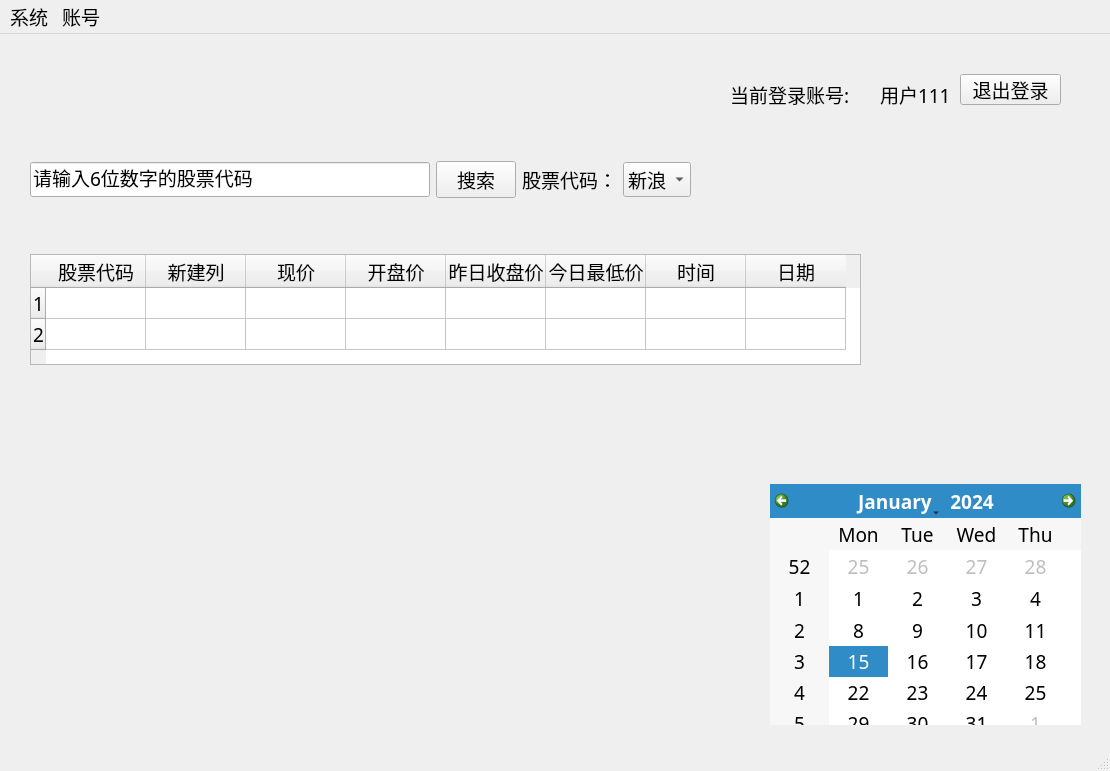
<?xml version="1.0" encoding="UTF-8"?>
<ui version="4.0">
 <class>MainWindow</class>
 <widget class="QMainWindow" name="MainWindow">
  <property name="geometry">
   <rect>
    <x>0</x>
    <y>0</y>
    <width>1110</width>
    <height>771</height>
   </rect>
  </property>
  <property name="font">
   <font>
    <family>华文中宋</family>
    <pointsize>14</pointsize>
   </font>
  </property>
  <property name="windowTitle">
   <string>MainWindow</string>
  </property>
  <widget class="QWidget" name="centralwidget">
   <widget class="QTableWidget" name="tableWidget">
    <property name="geometry">
     <rect>
      <x>30</x>
      <y>220</y>
      <width>831</width>
      <height>111</height>
     </rect>
    </property>
    <property name="font">
     <font>
      <family>华文中宋</family>
     </font>
    </property>
    <row>
     <property name="text">
      <string>1</string>
     </property>
    </row>
    <row>
     <property name="text">
      <string>2</string>
     </property>
    </row>
    <column>
     <property name="text">
      <string>股票代码</string>
     </property>
    </column>
    <column>
     <property name="text">
      <string>新建列</string>
     </property>
    </column>
    <column>
     <property name="text">
      <string>现价</string>
     </property>
    </column>
    <column>
     <property name="text">
      <string>开盘价</string>
     </property>
    </column>
    <column>
     <property name="text">
      <string>昨日收盘价</string>
     </property>
    </column>
    <column>
     <property name="text">
      <string>今日最低价</string>
     </property>
    </column>
    <column>
     <property name="text">
      <string>时间</string>
     </property>
    </column>
    <column>
     <property name="text">
      <string>日期</string>
     </property>
    </column>
   </widget>
   <widget class="QLabel" name="label">
    <property name="geometry">
     <rect>
      <x>730</x>
      <y>40</y>
      <width>131</width>
      <height>41</height>
     </rect>
    </property>
    <property name="text">
     <string>当前登录账号:</string>
    </property>
   </widget>
   <widget class="QLabel" name="label_2">
    <property name="geometry">
     <rect>
      <x>880</x>
      <y>50</y>
      <width>171</width>
      <height>21</height>
     </rect>
    </property>
    <property name="font">
     <font>
      <family>Trebuchet MS</family>
      <pointsize>14</pointsize>
     </font>
    </property>
    <property name="text">
     <string>用户111</string>
    </property>
   </widget>
   <widget class="QPushButton" name="pushButton">
    <property name="geometry">
     <rect>
      <x>960</x>
      <y>40</y>
      <width>101</width>
      <height>31</height>
     </rect>
    </property>
    <property name="text">
     <string>退出登录</string>
    </property>
   </widget>
   <widget class="QCalendarWidget" name="calendarWidget">
    <property name="geometry">
     <rect>
      <x>770</x>
      <y>450</y>
      <width>311</width>
      <height>241</height>
     </rect>
    </property>
   </widget>
   <widget class="QWidget" name="horizontalLayoutWidget">
    <property name="geometry">
     <rect>
      <x>30</x>
      <y>100</y>
      <width>661</width>
      <height>91</height>
     </rect>
    </property>
    <layout class="QHBoxLayout" name="horizontalLayout_2">
     <item>
      <widget class="QLineEdit" name="lineEdit">
       <property name="text">
        <string>请输入6位数字的股票代码</string>
       </property>
      </widget>
     </item>
     <item>
      <widget class="QPushButton" name="pushButton_2">
       <property name="text">
        <string>搜索</string>
       </property>
      </widget>
     </item>
     <item>
      <widget class="QLabel" name="label_3">
       <property name="text">
        <string>股票代码：</string>
       </property>
      </widget>
     </item>
     <item>
      <widget class="QComboBox" name="comboBox">
       <item>
        <property name="text">
         <string>新浪</string>
        </property>
       </item>
       <item>
        <property name="text">
         <string>腾讯</string>
        </property>
       </item>
      </widget>
     </item>
    </layout>
   </widget>
  </widget>
  <widget class="QMenuBar" name="menubar">
   <property name="geometry">
    <rect>
     <x>0</x>
     <y>0</y>
     <width>1110</width>
     <height>27</height>
    </rect>
   </property>
   <widget class="QMenu" name="menu">
    <property name="title">
     <string>系统</string>
    </property>
    <addaction name="action"/>
    <addaction name="separator"/>
    <addaction name="action_3"/>
   </widget>
   <widget class="QMenu" name="menu_2">
    <property name="title">
     <string>账号</string>
    </property>
    <addaction name="action_4"/>
   </widget>
   <addaction name="menu"/>
   <addaction name="menu_2"/>
  </widget>
  <widget class="QStatusBar" name="statusbar"/>
  <action name="action">
   <property name="text">
    <string>关于</string>
   </property>
  </action>
  <action name="action_3">
   <property name="text">
    <string>退出</string>
   </property>
  </action>
  <action name="action_4">
   <property name="text">
    <string>注册</string>
   </property>
  </action>
 </widget>
 <resources/>
 <connections/>
</ui>
